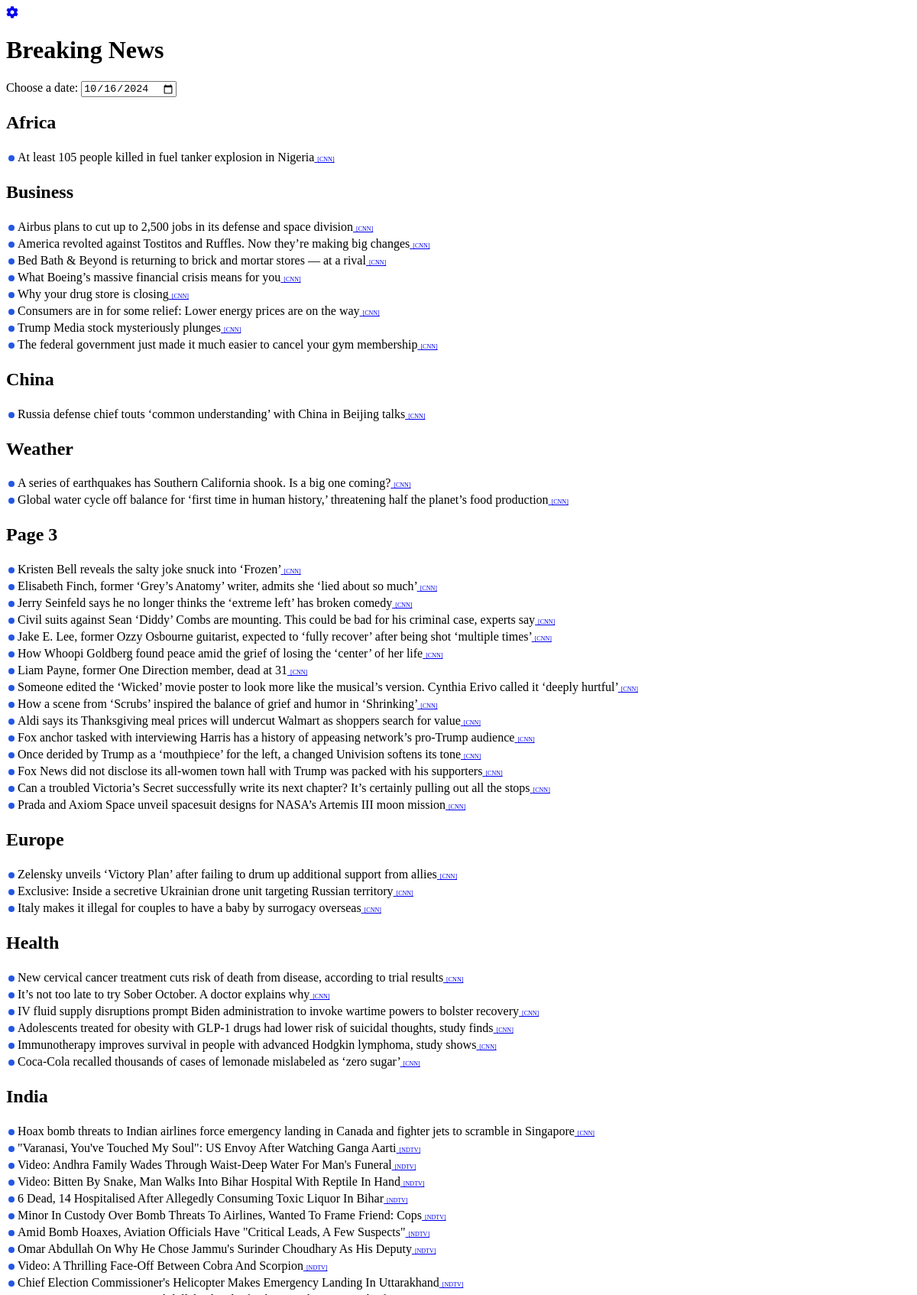
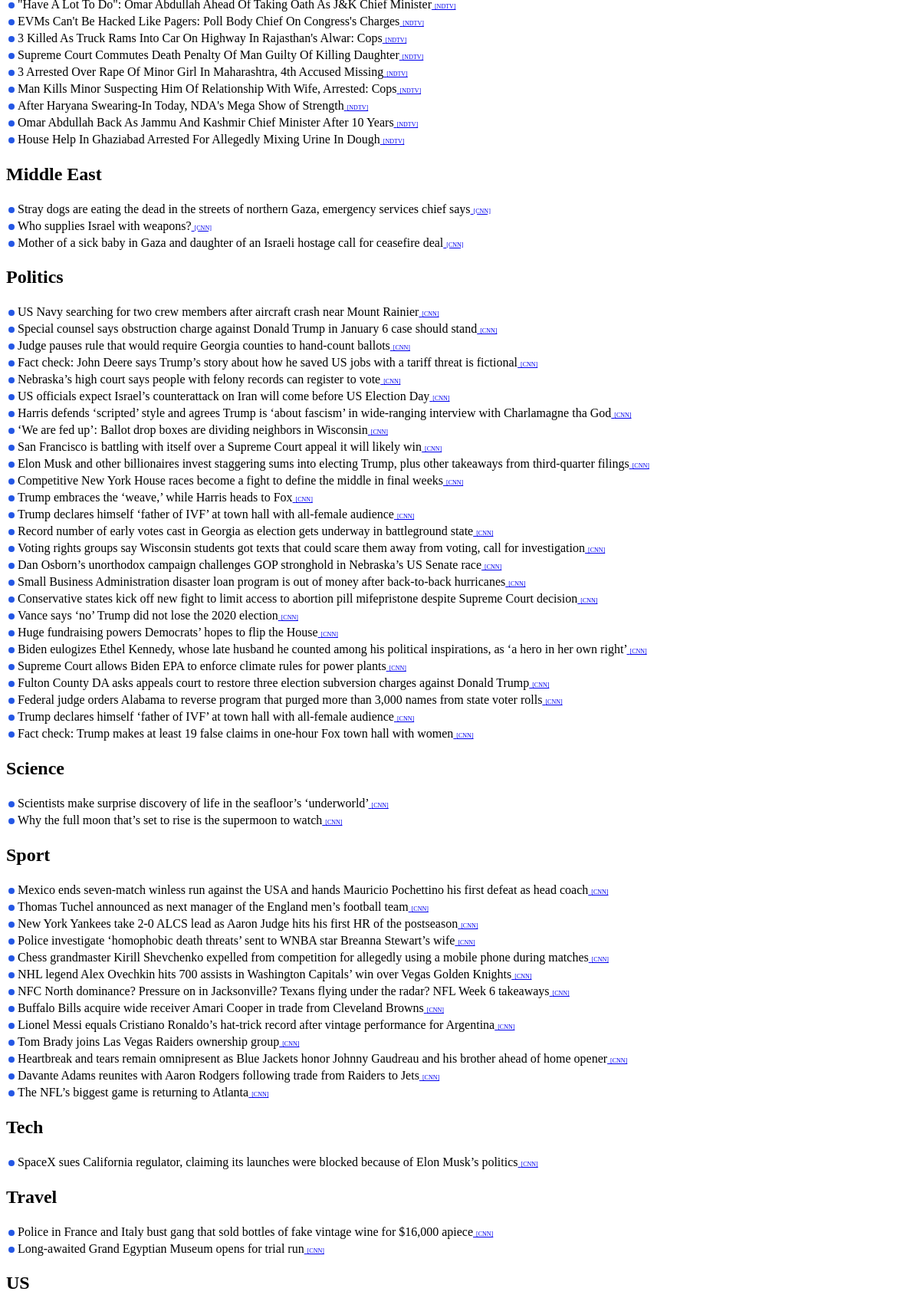
The page / (upper part) on the database its author committed (2 pictures, top to bottom).
### tables this page shows
CREATE TABLE ndtv (
        date TEXT,
        link TEXT UNIQUE,
        title TEXT,
        category TEXT
    );

### app.py (the view)
@app.route('/', methods=['GET'])
def home():
    last_visit_cookie = request.cookies.get('last_visit')
    if last_visit_cookie:
        last_visit = datetime.fromisoformat(last_visit_cookie)
    else:
        last_visit = datetime.min  # Default to very old date if no cookie is set
    date_query = request.args.get('date', default=datetime.now().strftime('%Y-%m-%d'))
    categories = {}
    get_cnn_by_category(date_query, categories, last_visit)
    get_kron4_by_category(date_query, categories, last_visit)
    get_ndtv_by_category(date_query, categories, last_visit)
    response = make_response(render_template('index.html', date=date_query, categories=categories))
    return set_visit_cookie(response)

### app.py (called while the page is built)
def set_visit_cookie(response):
    expiry_date = datetime.now() + timedelta(days=30)  # Adjust expiry as needed
    response.set_cookie('last_visit', datetime.now().isoformat(), expires=expiry_date)
    return response

def freshness(article_t, visit_t):
    if (len(article_t) <=10):
        time_object = datetime.strptime(article_t, '%Y-%m-%d')
    else:
        time_object = datetime.strptime(article_t, '%Y-%m-%d %H:%M:%S')
    if (time_object > visit_t):
        return "new"
    else:
        return "old"

def get_kron4_by_category(query_date, categories, last_visited):
    base_url = "https://www.kron4.com/"
    conn = sqlite3.connect('example.db')
    c = conn.cursor()
    c.execute("SELECT date, link, title, category FROM kron4 WHERE date(date) LIKE ? ORDER BY category", (f"{query_date}%",))
    articles = c.fetchall()
    for article in articles:
        cat = article[3].capitalize()
        if (cat == "National"):
            cat = "US"
        elif cat == "Bay-area":
            cat = 'SF Bay Area'
        if cat not in categories:
            categories[cat] = []
        link = article[1]
        updated = (article[0], article[1], article[2], cat, freshness(article[0], last_visited), "[KRON4]")
        categories[cat].append(updated)
    conn.close()
    return categories

def get_ndtv_by_category(query_date, categories, last_visited):
    base_url = "https://www.ndtv.com/"
    conn = sqlite3.connect('example.db')
    c = conn.cursor()
    c.execute("SELECT date, link, title, category FROM ndtv WHERE date(date) LIKE ? ORDER BY category", (f"{query_date}%",))
    articles = c.fetchall()
    for article in articles:
        cat = article[3].capitalize()
        if (cat == "National"):
            cat = "US"
        elif cat == "Bay-area":
            cat = 'SF Bay Area'
        if cat not in categories:
            categories[cat] = []
        link = article[1]
        updated = (article[0], article[1], article[2], cat, freshness(article[0], last_visited), "[NDTV]")
        categories[cat].append(updated)
    conn.close()
    return categories

### templates/index.html (shortened to what this page needs)
<!DOCTYPE html>
<html lang="en">
<head>
</head>
<body>
    <link rel="stylesheet" href="https://cdnjs.cloudflare.com/ajax/libs/font-awesome/5.15.4/css/all.min.css">
    <a href="{{ url_for('settings') }}">
        <i class="fas fa-cog"></i>
    </a>
    <h1>Breaking News</h1>
    <form id="dateForm" action="/" method="get">
        <label for="date">Choose a date:</label>
        <input type="date" id="date" name="date" value="{{ date }}" required onchange="submitForm()">
    </form>
    {% for category, articles in categories.items() %}
    <h2>{{ category }}</h2>
    <table>
        {% for date, link, title, cat, freshness, source in articles %}
        <tr>
            <td>
                {% if freshness in "new" %} <span class="dot"></span> {% endif %}
            </td>
            <td>{{ title }}<a href="{{ link }}" target="_blank"> <span class="source">{{ source }}</span></a></td>
        </tr>
        {% endfor %}
    </table>
    {% endfor %}
</body>
</html>

### templates/index.html (style rules this page uses)
.dot { height: 8px; width: 8px; background-color: #2457e5; border-radius: 50%; display: inline-block; }
.source { font-size: .5em; }
body { background-color: #ffffff; color: black; }
table { background-color: #ffffff; color: black; }

### rows shown on the page
ndtv: title "\"Varanasi, You've Touched My Soul\": US Envoy After Watching Ganga Aarti", source "[NDTV]"
ndtv: title "Video: Andhra Family Wades Through Waist-Deep Water For Man's Funeral", source "[NDTV]"
ndtv: title "Video: Bitten By Snake, Man Walks Into Bihar Hospital With Reptile In Hand", source "[NDTV]"
ndtv: title "6 Dead, 14 Hospitalised After Allegedly Consuming Toxic Liquor In Bihar", source "[NDTV]"
ndtv: title "Minor In Custody Over Bomb Threats To Airlines, Wanted To Frame Friend: Cops", source "[NDTV]"
ndtv: title "Amid Bomb Hoaxes, Aviation Officials Have \"Critical Leads, A Few Suspects\"", source "[NDTV]"
ndtv: title "Omar Abdullah On Why He Chose Jammu's Surinder Choudhary As His Deputy", source "[NDTV]"
ndtv: title "Video: A Thrilling Face-Off Between Cobra And Scorpion", source "[NDTV]"
ndtv: title "Chief Election Commissioner's Helicopter Makes Emergency Landing In Uttarakhand", source "[NDTV]"
ndtv: title "\"Have A Lot To Do\": Omar Abdullah Ahead Of Taking Oath As J&K Chief Minister", source "[NDTV]"
ndtv: title "EVMs Can't Be Hacked Like Pagers: Poll Body Chief On Congress's Charges", source "[NDTV]"
ndtv: title "3 Killed As Truck Rams Into Car On Highway In Rajasthan's Alwar: Cops", source "[NDTV]"
ndtv: title "Supreme Court Commutes Death Penalty Of Man Guilty Of Killing Daughter", source "[NDTV]"
ndtv: title "3 Arrested Over Rape Of Minor Girl In Maharashtra, 4th Accused Missing", source "[NDTV]"
ndtv: title "Man Kills Minor Suspecting Him Of Relationship With Wife, Arrested: Cops", source "[NDTV]"
ndtv: title "After Haryana Swearing-In Today, NDA's Mega Show of Strength", source "[NDTV]"
ndtv: title "Omar Abdullah Back As Jammu And Kashmir Chief Minister After 10 Years", source "[NDTV]"
ndtv: title "House Help In Ghaziabad Arrested For Allegedly Mixing Urine In Dough", source "[NDTV]"

### other values the page prints
{{ category }} "Africa" "Business" "China" "Weather" "Page 3" "Europe" "Health" "India" "Middle East" "Politics" "Science" "Sport" "Tech" "Travel" "US"
{{ title }} "At least 105 people killed in fuel tanker explosion in Nigeria" "Airbus plans to cut up to 2,500 jobs in its defense and space division" "America revolted against Tostitos and Ruffles. Now they’re making big changes" "Bed Bath & Beyond is returning to brick and mortar stores — at a rival" "What Boeing’s massive financial crisis means for you" "Why your drug store is closing" "Consumers are in for some relief: Lower energy prices are on the way" "Trump Media stock mysteriously plunges" "The federal government just made it much easier to cancel your gym membership" "Russia defense chief touts ‘common understanding’ with China in Beijing talks" "A series of earthquakes has Southern California shook. Is a big one coming?" "Global water cycle off balance for ‘first time in human history,’ threatening half the planet’s food production" "Kristen Bell reveals the salty joke snuck into ‘Frozen’" "Elisabeth Finch, former ‘Grey’s Anatomy’ writer, admits she ‘lied about so much’" "Jerry Seinfeld says he no longer thinks the ‘extreme left’ has broken comedy" "Civil suits against Sean ‘Diddy’ Combs are mounting. This could be bad for his criminal case, experts say" "Jake E. Lee, former Ozzy Osbourne guitarist, expected to ‘fully recover’ after being shot ‘multiple times’" "How Whoopi Goldberg found peace amid the grief of losing the ‘center’ of her life" "Liam Payne, former One Direction member, dead at 31" "Someone edited the ‘Wicked’ movie poster to look more like the musical’s version. Cynthia Erivo called it ‘deeply hurtful’" "How a scene from ‘Scrubs’ inspired the balance of grief and humor in ‘Shrinking’" "Aldi says its Thanksgiving meal prices will undercut Walmart as shoppers search for value" "Fox anchor tasked with interviewing Harris has a history of appeasing network’s pro-Trump audience" "Once derided by Trump as a ‘mouthpiece’ for the left, a changed Univision softens its tone" "Fox News did not disclose its all-women town hall with Trump was packed with his supporters" "Can a troubled Victoria’s Secret successfully write its next chapter? It’s certainly pulling out all the stops" "Prada and Axiom Space unveil spacesuit designs for NASA’s Artemis III moon mission" "Zelensky unveils ‘Victory Plan’ after failing to drum up additional support from allies" "Exclusive: Inside a secretive Ukrainian drone unit targeting Russian territory" "Italy makes it illegal for couples to have a baby by surrogacy overseas" "New cervical cancer treatment cuts risk of death from disease, according to trial results" "It’s not too late to try Sober October. A doctor explains why" "IV fluid supply disruptions prompt Biden administration to invoke wartime powers to bolster recovery" "Adolescents treated for obesity with GLP-1 drugs had lower risk of suicidal thoughts, study finds" "Immunotherapy improves survival in people with advanced Hodgkin lymphoma, study shows" "Coca-Cola recalled thousands of cases of lemonade mislabeled as ‘zero sugar’" "Hoax bomb threats to Indian airlines force emergency landing in Canada and fighter jets to scramble in Singapore" "Stray dogs are eating the dead in the streets of northern Gaza, emergency services chief says" "Who supplies Israel with weapons?" "Mother of a sick baby in Gaza and daughter of an Israeli hostage call for ceasefire deal" "US Navy searching for two crew members after aircraft crash near Mount Rainier" "Special counsel says obstruction charge against Donald Trump in January 6 case should stand" "Judge pauses rule that would require Georgia counties to hand-count ballots" "Fact check: John Deere says Trump’s story about how he saved US jobs with a tariff threat is fictional" "Nebraska’s high court says people with felony records can register to vote" "US officials expect Israel’s counterattack on Iran will come before US Election Day" "Harris defends ‘scripted’ style and agrees Trump is ‘about fascism’ in wide-ranging interview with Charlamagne tha God" "‘We are fed up’: Ballot drop boxes are dividing neighbors in Wisconsin" "San Francisco is battling with itself over a Supreme Court appeal it will likely win" "Elon Musk and other billionaires invest staggering sums into electing Trump, plus other takeaways from third-quarter filings" "Competitive New York House races become a fight to define the middle in final weeks" "Trump embraces the ‘weave,’ while Harris heads to Fox" "Trump declares himself ‘father of IVF’ at town hall with all-female audience" "Record number of early votes cast in Georgia as election gets underway in battleground state" "Voting rights groups say Wisconsin students got texts that could scare them away from voting, call for investigation" "Dan Osborn’s unorthodox campaign challenges GOP stronghold in Nebraska’s US Senate race" "Small Business Administration disaster loan program is out of money after back-to-back hurricanes" "Conservative states kick off new fight to limit access to abortion pill mifepristone despite Supreme Court decision" "Vance says ‘no’ Trump did not lose the 2020 election" "Huge fundraising powers Democrats’ hopes to flip the House" "Biden eulogizes Ethel Kennedy, whose late husband he counted among his political inspirations, as ‘a hero in her own right’" "Supreme Court allows Biden EPA to enforce climate rules for power plants" "Fulton County DA asks appeals court to restore three election subversion charges against Donald Trump" "Federal judge orders Alabama to reverse program that purged more than 3,000 names from state voter rolls" "Trump declares himself ‘father of IVF’ at town hall with all-female audience" "Fact check: Trump makes at least 19 false claims in one-hour Fox town hall with women" "Scientists make surprise discovery of life in the seafloor’s ‘underworld’" "Why the full moon that’s set to rise is the supermoon to watch" "Mexico ends seven-match winless run against the USA and hands Mauricio Pochettino his first defeat as head coach" "Thomas Tuchel announced as next manager of the England men’s football team" "New York Yankees take 2-0 ALCS lead as Aaron Judge hits his first HR of the postseason" "Police investigate ‘homophobic death threats’ sent to WNBA star Breanna Stewart’s wife" "Chess grandmaster Kirill Shevchenko expelled from competition for allegedly using a mobile phone during matches" "NHL legend Alex Ovechkin hits 700 assists in Washington Capitals’ win over Vegas Golden Knights" "NFC North dominance? Pressure on in Jacksonville? Texans flying under the radar? NFL Week 6 takeaways" "Buffalo Bills acquire wide receiver Amari Cooper in trade from Cleveland Browns" "Lionel Messi equals Cristiano Ronaldo’s hat-trick record after vintage performance for Argentina" "Tom Brady joins Las Vegas Raiders ownership group" "Heartbreak and tears remain omnipresent as Blue Jackets honor Johnny Gaudreau and his brother ahead of home opener" "Davante Adams reunites with Aaron Rodgers following trade from Raiders to Jets" "The NFL’s biggest game is returning to Atlanta" "SpaceX sues California regulator, claiming its launches were blocked because of Elon Musk’s politics" "Police in France and Italy bust gang that sold bottles of fake vintage wine for $16,000 apiece" "Long-awaited Grand Egyptian Museum opens for trial run"
{{ source }} "[CNN]" "[CNN]" "[CNN]" "[CNN]" "[CNN]" "[CNN]" "[CNN]" "[CNN]" "[CNN]" "[CNN]" "[CNN]" "[CNN]" "[CNN]" "[CNN]" "[CNN]" "[CNN]" "[CNN]" "[CNN]" "[CNN]" "[CNN]" "[CNN]" "[CNN]" "[CNN]" "[CNN]" "[CNN]" "[CNN]" "[CNN]" "[CNN]" "[CNN]" "[CNN]" "[CNN]" "[CNN]" "[CNN]" "[CNN]" "[CNN]" "[CNN]" "[CNN]" "[CNN]" "[CNN]" "[CNN]" "[CNN]" "[CNN]" "[CNN]" "[CNN]" "[CNN]" "[CNN]" "[CNN]" "[CNN]" "[CNN]" "[CNN]" "[CNN]" "[CNN]" "[CNN]" "[CNN]" "[CNN]" "[CNN]" "[CNN]" "[CNN]" "[CNN]" "[CNN]" "[CNN]" "[CNN]" "[CNN]" "[CNN]" "[CNN]" "[CNN]" "[CNN]" "[CNN]" "[CNN]" "[CNN]" "[CNN]" "[CNN]" "[CNN]" "[CNN]" "[CNN]" "[CNN]" "[CNN]" "[CNN]" "[CNN]" "[CNN]" "[CNN]" "[CNN]" "[CNN]" "[CNN]"
